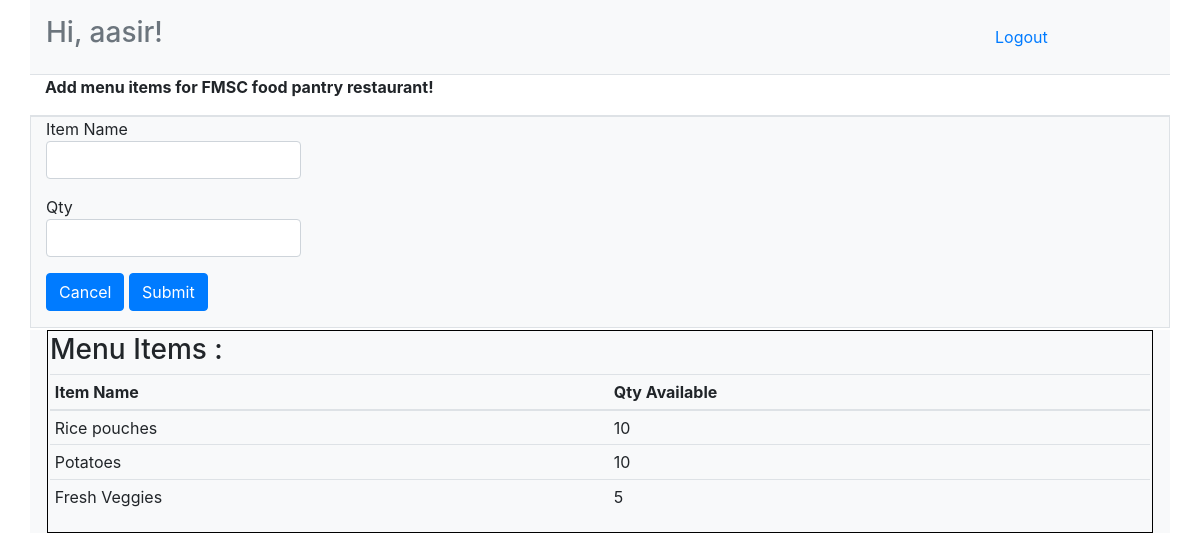
/item/new/18 (signed in), run on the app's committed database.
### foodmatchapp/models.py (models this page shows)
class User(models.Model):
    first_name = models.CharField(max_length=45)
    last_name = models.CharField(max_length=45)
    email = models.EmailField(unique=True)
    password = models.CharField(max_length=255)
    created_at = models.DateTimeField(auto_now_add=True)
    updated_at = models.DateTimeField(auto_now=True)
    objects = UserManager()

class Restaurant(models.Model):
    name = models.TextField()
    description = models.TextField()
    location = models.TextField()
    owner = models.ForeignKey(User, related_name="restaurant_created", on_delete=models.CASCADE)
    created_at = models.DateTimeField(auto_now_add=True)
    updated_at = models.DateTimeField(auto_now=True)

class Item(models.Model):
    item = models.TextField()
    quantity = models.IntegerField()
    restaurant = models.ForeignKey(Restaurant, related_name = "item_created", on_delete=models.CASCADE)
    created_at = models.DateTimeField(auto_now_add=True)
    updated_at = models.DateTimeField(auto_now=True)

### foodmatchapp/views.py (the view)
# urls.py: path('item/new/<int:restaurant_id>', views.new_item),
def new_item(request,restaurant_id):
    if 'user_id' not in request.session:
        return redirect('/')
    context = {
        'current_user' : User.objects.get(id=request.session['user_id']),
        'current_restaurant' : Restaurant.objects.get(id=restaurant_id),
        'my_items' : Item.objects.filter(restaurant=restaurant_id)
    }
    return render(request,"item.html",context)

### foodmatchapp/templates/item.html (shortened to what this page needs)
<!DOCTYPE html>
<html lang="en">
<head>
    {% load static %}
    <link rel="stylesheet" href="{% static 'style_dash.css' %}">
    <link rel="stylesheet" href="https://maxcdn.bootstrapcdn.com/bootstrap/4.0.0/css/bootstrap.min.css">
</head>
<body>
    <div class="container bg-light text-muted border-bottom">
        <div class ="row align-items-center">
            <div class ="col-10 p-3">
                <h3>Hi, {{current_user.first_name}}!</h3>
            </div>
            <div class="col">
                <a href="/logout">Logout</a>
            </div>
        </div>
    </div>
    <div class="container border-bottom">
        <p class="font-weight-bold">
            Add menu items for {{current_restaurant.name }} restaurant!
        </p>
    </div>
    <div class="container bg-light border">
        <form action="/item/create/{{ current_restaurant.id }}" method="POST">
            <div class="form-group">
                <div class= "row">
                    <div class="col-3">
                        <p>Item Name <input class="form-control mb-2" type="text" name="item"></p>
                        <p>Qty <input class="form-control mb-2" type="number" name="quantity"></p>
                        <a href="/dashboard"><input class="btn btn-primary" type="button" value="Cancel"></a>
                        <input class="btn btn-primary" type="submit" value="Submit">
                    </div>
                </div>
                </div>
        </form>
    </div>
    <div class="container bg-light">
        <div class="middle">
            <h3>Menu Items :</h3>
            <table class="table table-sm">
                <thead>
                    <tr>
                        <th>Item Name</th>
                        <th>Qty Available</th>
                    </tr>
                </thead>
                <tbody>
                    {% for one_item in my_items %}
                    <tr>
                        <td>{{ one_item.item }}</td>
                        <td>{{ one_item.quantity }}</td>
                    </tr>
                    {% endfor %}
                </tbody>
            </table>
        </div>
    </div>
</body>
</html>

### foodmatchapp/static/style_dash.css (style rules this page uses)
.middle { margin: 2px; padding: 2px; border: solid 1px black; }

### data on the page
User: first_name "aasir"
Restaurant: name "FMSC food pantry"
Item: item "Rice pouches", quantity "10"
Item: item "Potatoes", quantity "10"
Item: item "Fresh Veggies", quantity "5"
